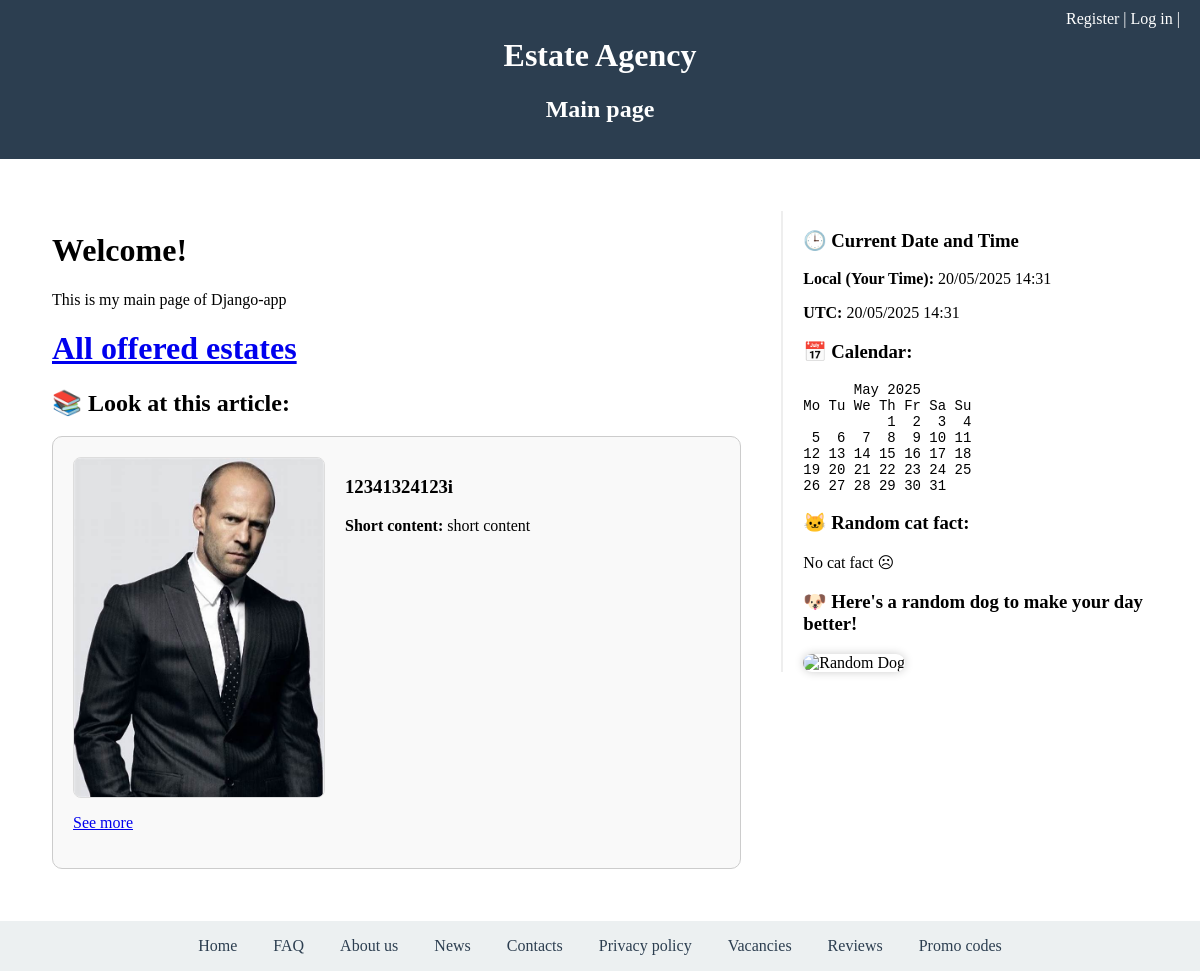
Before: / with the older database file.
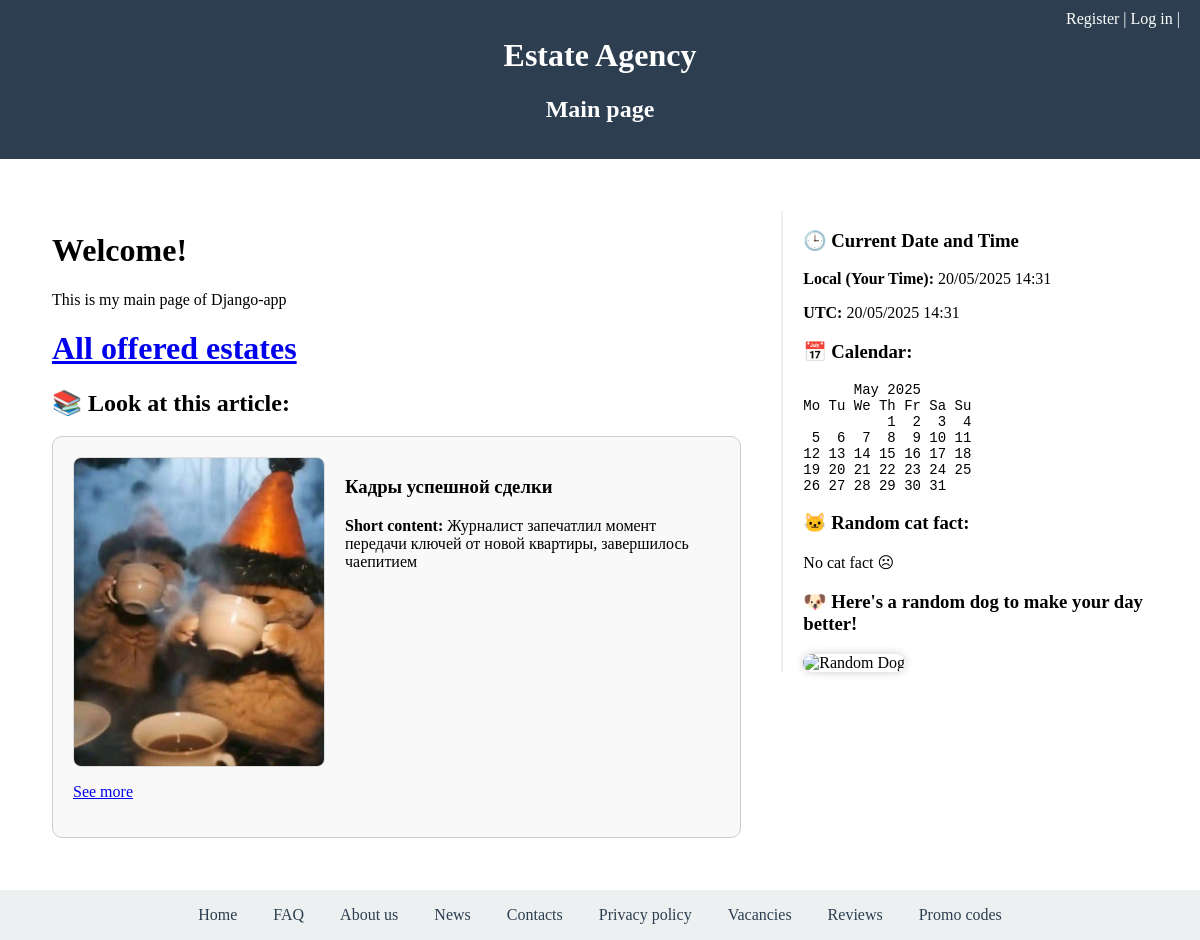
After: the same page with the newer database file.
### articles/models.py (models this page shows, shortened)
class Article(models.Model):
    author = models.ManyToManyField(UserProfile, blank=False)
    title = models.CharField(
        null=False,
        blank=False,
        max_length=50,
        verbose_name="Article title",
        help_text="Заголовок статьи"
    )
    short_content = models.CharField(
        null=False,
        blank=False,
        max_length=150,
        verbose_name="Brief article content",
        help_text="Краткое содержание статьи"
    )
    content = models.TextField(
        null=False,
        blank=False,
        verbose_name="Content",
        help_text="Статья"
    )
    image = models.ImageField(
        blank=True,
        null=True,
        verbose_name="Image",
        help_text="Прилагаемая картинка",
        upload_to='articles/'
    )
    created_at = models.DateTimeField(auto_now_add=True)
    updated_at = models.DateTimeField(auto_now=True)

### site_manager/views.py (the view)
# urls.py: 2. Add a URL to urlpatterns:  path('', views.home, name='home')
def home(request):
    last_article = Article.objects.last()
    if not last_article:
        last_article = ""
    utc_now = now().astimezone(tz=pytz.utc)
    local_now = localtime(utc_now)
    logger.debug(f"UTC: {utc_now}")
    logger.debug(f"LOCAL: {local_now}")
    cal = calendar.TextCalendar()
    text_calendar = cal.formatmonth(local_now.year, local_now.month)
    try:
        response = requests.get("https://catfact.ninja/fact")
        if response.status_code == HTTPStatus.OK:
            response_body = json.loads(response.content)
            cat_fact = response_body["fact"]
        else:
            logger.error("Unable to access cat-fact API")
            cat_fact = "No cat fact ☹"
    except Exception:
        cat_fact = "No cat fact ☹"
    try:
        response = requests.get("https://dog.ceo/api/breeds/image/random")
        data = response.json()
        dog_image_url = data["message"]
    except Exception:
        dog_image_url = "No dog picture ☹"
        logger.error("Unable to access dog-picture API")
    context = {
        "utc_now": utc_now.strftime("%d/%m/%Y %H:%M"),
        "local_now": local_now,
        "text_calendar": text_calendar,
        "article": last_article,
        "cat_fact": cat_fact,
        "dog_image_url": dog_image_url
    }
    return render(request, "site_manager/home.html",
    context)

### site_manager/templates/site_manager/home.html
{% extends "base.html" %}
{% block site_name %}Main page{% endblock %}
{% block content %}
<div style="display: flex; gap: 40px; justify-content: center; align-items: flex-start; padding: 20px;">
    <div style="flex: 2;">
        <h1>Welcome!</h1>
        <p>This is my main page of Django-app</p>
        <h1><a href="{% url 'estates-list' %}">All offered estates</a></h1>
        {% if article %}
        <h2>📚 Look at this article:</h2>
        <div style="border: 1px solid #ccc; padding: 20px; border-radius: 10px; background-color: #f9f9f9; max-width: 800px;">
            <div style="display: flex; align-items: flex-start; gap: 20px;">
                {% if article.image %}
                    <img src="{{ article.image.url }}" alt="Article picture" width="250"
                        style="flex-shrink: 0; border: 1px solid #ddd; border-radius: 8px;">
                {% endif %}
                <div>
                    <h3>{{ article.title }}</h3>
                    {% if article.short_content %}
                        <p><strong>Short content:</strong> {{ article.short_content }}</p>
                    {% endif %}
                </div>
            </div>
            <p><a href="{% url 'article' article.id %}">See more</a></p>
        </div>
        {% endif %}
    </div>
    <div style="flex: 1; border-left: 2px solid #eee; padding-left: 20px;">
        <h3>🕒 Current Date and Time</h3>
        <p><strong>Local (Your Time):</strong> {{ local_now|date:"d/m/Y H:i" }}</p>
        <p><strong>UTC:</strong> {{ utc_now }}</p>
        <h3>📅 Calendar:</h3>
        <pre style="font-size: 14px;">{{ text_calendar }}</pre>
        <h3>🐱 Random cat fact: </h3>
        <p>{{cat_fact}}</p>
        <h3>🐶 Here's a random dog to make your day better!</h3>
            <img src="{{ dog_image_url }}" alt="Random Dog" style="max-width: 400px;
                border-radius: 10px; box-shadow: 0 0 10px rgba(0,0,0,0.2);">
    </div>
</div>
{% endblock %}

Changed rows visible on the page:
removed Article: image (picture), title "12341324123i", short_content "short content"
added Article: image (picture), title "Кадры успешной сделки", short_content "Журналист запечатлил момент передачи ключей от новой квартиры, завершилось чаепитием"
